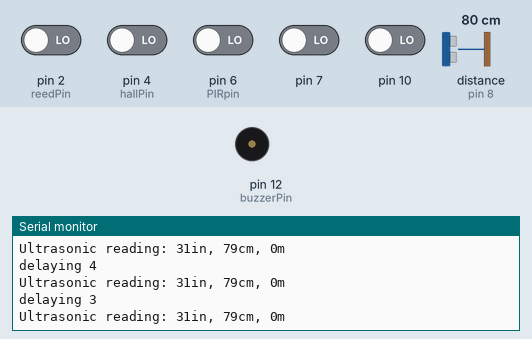
This sketch was run on a simulated Arduino Uno, built with avr-gcc and run on an emulated ATmega328P. Parts: buzzer (waves = sounding), the last lines printed to the serial monitor. Wiring (inferred from the names in the program): ultrasonic range finder: trigger pin 9; echo pin 8. The test bench sets the inputs (shaded band); at power-on: pin 2 (reedPin), pin 4 (hallPin), pin 6 (PIRpin), pin 7, pin 10 LOW, distance to the obstacle (sensor on pin 8) 80 cm. The echo pulse lasts 58.3 µs per cm.

Above: at 1.3 s.
1.4 s: distance to the obstacle (sensor on pin 8) set to 2 cm
At 3.5 s:
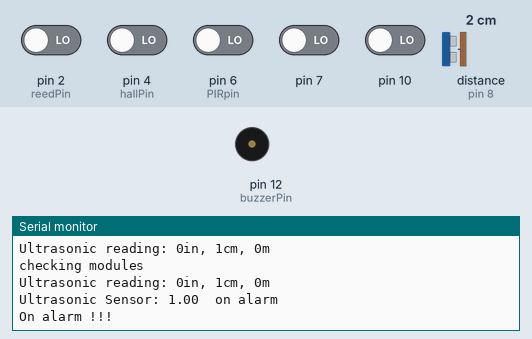
4.0 s: distance to the obstacle (sensor on pin 8) set to 18 cm
At 10.1 s:
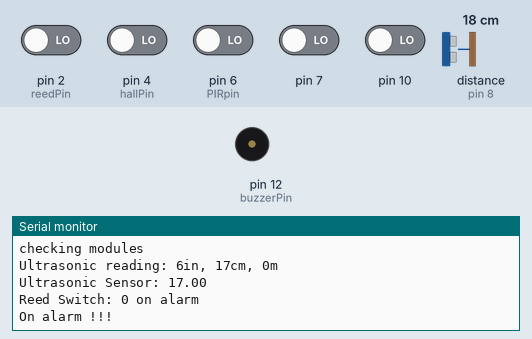
10.3 s: pin 2 (reedPin) driven HIGH
At 16.35 s:
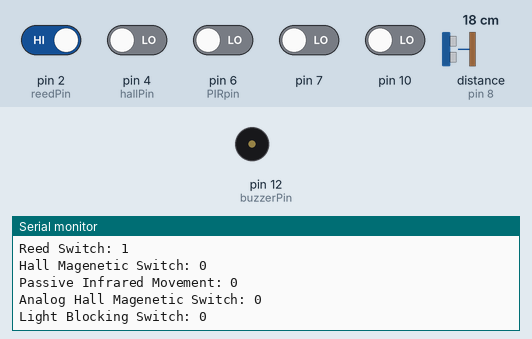
16.6 s: pin 4 (hallPin) driven HIGH
At 18.4 s:
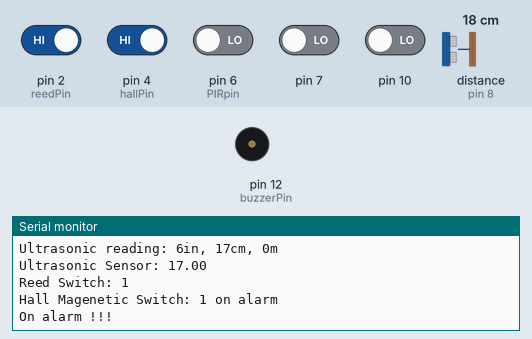
22.9 s: pin 4 (hallPin) driven LOW
At 24.37 s:
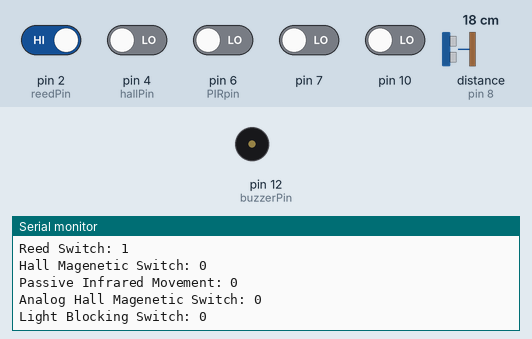
29.2 s: pin 6 (PIRpin) driven HIGH
At 30.9 s:
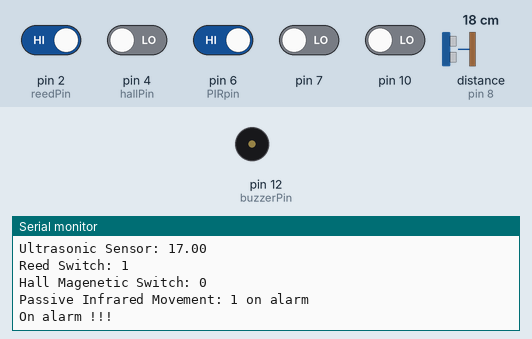
Timing chart, 0 to 32.4 s (numbered marks = the images above; inputs shaded):
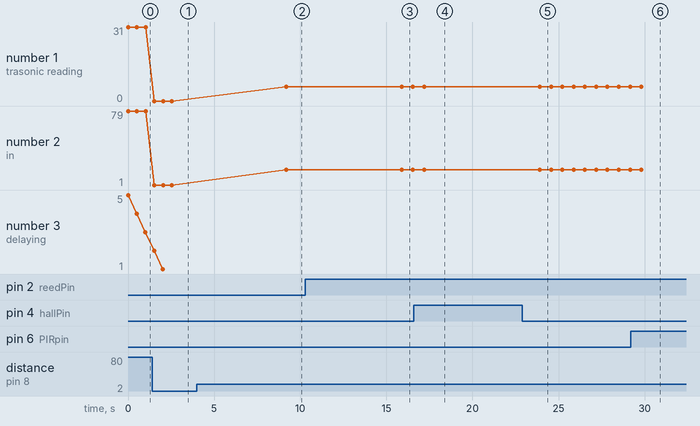

The sketch:

component54.ino
```cpp
// sensor array #3: Component 54
// + Ultrasonic sensor
// + Hall Switch
// + Light-blocking Switch
// + analog hall Switch
// + Passive Infrared

// libraries
#include <Wire.h>

// setup system
int systat, setAlarm = 0,alarmCounter = 5; // cycles to delay checking
float uhDistance, uhThreshold = 10;
#define i2cAdd  54 // i2c address

// pin registry
const int reedPin = 2;
const int hallPin = 4;
const int PIRpin = 6;
const int anaHall = 7;
const int uhEchoPin = 8;
const int uhTrigPin = 9;
const int lightBlock = 10;
const int greenLED = 11;
const int buzzerPin = 12;


// component registry
#include "./modules/buzzer2.h"
#include "./modules/ultrasonic.h"
#include "./modules/singleDigitalPin.h" // a generic way to add sensors that uses a single digital pin

// alarm Protocol
void initAlarm(){
	initBuzzer(buzzerPin);
}
void doAlarm(){
	if(setAlarm > 0){
		Serial.println("On alarm !!!");
		doBuzzerOn(buzzerPin);
	}
}

// modules
void initModules(){
	initUltraSonic(uhTrigPin,uhEchoPin);
	initDigital(reedPin);
	initDigital(hallPin);
	initDigital(PIRpin);
	initDigital(anaHall);
	initDigital(lightBlock);
	initDigital(greenLED);
}
void checkModules(){

	uhDistance = checkUltraSonic(uhTrigPin,uhEchoPin);
	Serial.print("Ultrasonic Sensor: ");
	Serial.print(uhDistance);
	if(uhDistance <= uhThreshold){
		setAlarm = 4;
		Serial.print("  on alarm");
	}
	else{
		setAlarm = 0;
	}
	Serial.println("");

	if(setAlarm == 0){
		systat = checkDigital(reedPin);
		Serial.print("Reed Switch: ");
		Serial.print(systat);
		if(systat == LOW){
			Serial.print(" on alarm");
			setAlarm = 3;
		}
		Serial.println(" ");
	}

	if(setAlarm == 0){
		systat = checkDigital(hallPin);
		Serial.print("Hall Magenetic Switch: ");
		Serial.print(systat);
		if(systat == HIGH){
			Serial.print(" on alarm");
			setAlarm = 5;
		}
		Serial.println(" ");
	}

	if(setAlarm == 0){
		systat = checkDigital(PIRpin);
		Serial.print("Passive Infrared Movement: ");
		Serial.print(systat);
		if(systat == HIGH){
			Serial.print(" on alarm");
			setAlarm = 19;
		}
		Serial.println(" ");
	}

	if(setAlarm == 0){
		systat = checkDigital(anaHall);
		Serial.print("Analog Hall Magenetic Switch: ");
		Serial.print(systat);
		if(systat == HIGH){
			Serial.print(" on alarm");
			setAlarm = 13;
		}
		Serial.println(" ");
	}

	if(setAlarm == 0){
		systat = checkDigital(lightBlock);
		Serial.print("Light Blocking Switch: ");
		Serial.print(systat);
		if(systat == HIGH){
			Serial.print(" on alarm");
			setAlarm = 12;
		}
		Serial.println(" ");
	}

}
////////////////////////////////////////////////////
// main functions
void setup(){
	Wire.begin(i2cAdd);
	Wire.onRequest(i2cRequest);
	Serial.begin(9600);
	initAlarm();
	initModules();
}
void i2cRequest(){
	Serial.print("Sending: ");
	Serial.println(setAlarm);
	Wire.write(setAlarm);
}

void loop(){
	if(alarmCounter > 0){
		Serial.print("delaying ");
		Serial.println(alarmCounter);
		uhDistance = checkUltraSonic(uhTrigPin,uhEchoPin);
    systat = checkDigital(reedPin);
    systat = checkDigital(hallPin);
    systat = checkDigital(PIRpin);
    systat = checkDigital(anaHall);
    systat = checkDigital(lightBlock);

		alarmCounter--;
	}else{
		Serial.println("checking modules");
		checkModules();
		doAlarm();
	}
	delay(500);
}
```

buzzer2.h
```cpp
//////////////////////////////////////////
// buzzer v2
float sinVal;
int toneVal;
void doBuzzerOn(int pin){
	//for(int i=3;i<=11;i+=2){
		for(int hz = 440; hz < 1000; hz++){
			tone(pin, hz, 50);
			delay(5);
		}
		for(int hz = 1000; hz > 440; hz--){
			tone(pin, hz, 50);
			delay(5);
		}
    //}
    noTone(pin);
	delay(500);
}
void doBuzzerOff(int pin){
	noTone(pin);
}

void initBuzzer(int pin){
	pinMode(pin,OUTPUT);
}

void doBuzzerOn(){
}
```

singleDigitalPin.h
```cpp
// setup and check a sensor that uses a single digital pin as input

void initDigital(int dPin){
	pinMode(dPin,INPUT);
}

int checkDigital(int dPin){
	return digitalRead(dPin);
}
```

ultrasonic.h
```cpp
// int uhTrigPin = 6;
// int uhEchoPin = 5;
long duration, cm, inches;
// int distanceThreshold = 3; // cm

void initUltraSonic(int uhTrigPin,int uhEchoPin){
	pinMode(uhTrigPin,OUTPUT);
	pinMode(uhEchoPin,INPUT);
}

long checkUltraSonic(int uhTrigPin,int uhEchoPin){
	digitalWrite(uhTrigPin, LOW);
	delayMicroseconds(5);
	digitalWrite(uhTrigPin, HIGH);
	delayMicroseconds(10);
	digitalWrite(uhTrigPin, LOW);

	pinMode(uhEchoPin, INPUT);
	duration = pulseIn(uhEchoPin, HIGH);

	cm = (duration/2) / 29.1;
	inches = (duration/2) / 74;

	Serial.print("Ultrasonic reading: ");
	Serial.print(inches);
	Serial.print("in, ");
	Serial.print(cm);
	Serial.print("cm, ");
	Serial.print(cm/100);
	Serial.print("m");
	Serial.println();

	return cm;
	/*if(cm <= distanceThreshold && cm > 0){
		Serial.println("[[[[[[  ULTRASONIC ]]]]]");
		codeShow(9);
		setAlarm = HIGH;
	}
	duration = 0;
	*/
}
```

Measured:
- after the input at 1.4 s, the serial monitor: prints a new line after 0.13 s (image 1)
- after the input at 4.0 s, the serial monitor: prints a new line after 5.2 s (image 2)
- after the input at 10.3 s, the serial monitor: prints a new line after 5.6 s (image 3)
- after the input at 16.6 s, the serial monitor: prints a new line after 0.68 s (image 4)
- after the input at 22.9 s, the serial monitor: prints a new line after 1.1 s (image 5)
- after the input at 29.2 s, the serial monitor: prints a new line after 0.72 s (image 6)
- plotted number 1: 0 → 6 after the input at 4.0 s
- plotted number 2: 1 → 17 after the input at 4.0 s
